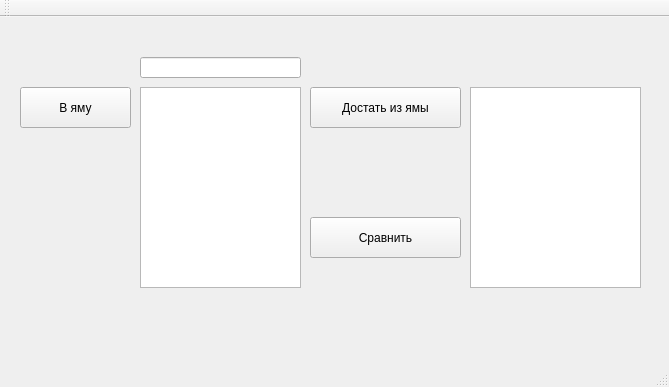
<?xml version="1.0" encoding="UTF-8"?>
<ui version="4.0">
 <class>View</class>
 <widget class="QMainWindow" name="View">
  <property name="geometry">
   <rect>
    <x>0</x>
    <y>0</y>
    <width>669</width>
    <height>387</height>
   </rect>
  </property>
  <property name="windowTitle">
   <string>View</string>
  </property>
  <widget class="QWidget" name="centralWidget">
   <widget class="QPushButton" name="stack_input_button_">
    <property name="geometry">
     <rect>
      <x>20</x>
      <y>70</y>
      <width>111</width>
      <height>41</height>
     </rect>
    </property>
    <property name="sizePolicy">
     <sizepolicy hsizetype="Expanding" vsizetype="Expanding">
      <horstretch>0</horstretch>
      <verstretch>0</verstretch>
     </sizepolicy>
    </property>
    <property name="text">
     <string>В яму</string>
    </property>
   </widget>
   <widget class="QLineEdit" name="stack_input_name_">
    <property name="geometry">
     <rect>
      <x>140</x>
      <y>40</y>
      <width>161</width>
      <height>21</height>
     </rect>
    </property>
   </widget>
   <widget class="QPushButton" name="compare_button_">
    <property name="geometry">
     <rect>
      <x>310</x>
      <y>200</y>
      <width>151</width>
      <height>41</height>
     </rect>
    </property>
    <property name="sizePolicy">
     <sizepolicy hsizetype="Expanding" vsizetype="Expanding">
      <horstretch>0</horstretch>
      <verstretch>0</verstretch>
     </sizepolicy>
    </property>
    <property name="text">
     <string>Сравнить</string>
    </property>
   </widget>
   <widget class="QListWidget" name="stack_widget_1_">
    <property name="geometry">
     <rect>
      <x>140</x>
      <y>70</y>
      <width>161</width>
      <height>201</height>
     </rect>
    </property>
   </widget>
   <widget class="QListWidget" name="stack_widget_2_">
    <property name="geometry">
     <rect>
      <x>470</x>
      <y>70</y>
      <width>171</width>
      <height>201</height>
     </rect>
    </property>
   </widget>
   <widget class="QPushButton" name="stack_pop_button_">
    <property name="geometry">
     <rect>
      <x>310</x>
      <y>70</y>
      <width>151</width>
      <height>41</height>
     </rect>
    </property>
    <property name="sizePolicy">
     <sizepolicy hsizetype="Expanding" vsizetype="Expanding">
      <horstretch>0</horstretch>
      <verstretch>0</verstretch>
     </sizepolicy>
    </property>
    <property name="text">
     <string>Достать из ямы</string>
    </property>
   </widget>
   <widget class="QLabel" name="equality_label">
    <property name="geometry">
     <rect>
      <x>310</x>
      <y>250</y>
      <width>151</width>
      <height>21</height>
     </rect>
    </property>
    <property name="sizePolicy">
     <sizepolicy hsizetype="Expanding" vsizetype="Expanding">
      <horstretch>0</horstretch>
      <verstretch>0</verstretch>
     </sizepolicy>
    </property>
    <property name="text">
     <string/>
    </property>
   </widget>
  </widget>
  <widget class="QMenuBar" name="menuBar">
   <property name="geometry">
    <rect>
     <x>0</x>
     <y>0</y>
     <width>669</width>
     <height>17</height>
    </rect>
   </property>
  </widget>
  <widget class="QToolBar" name="mainToolBar">
   <attribute name="toolBarArea">
    <enum>TopToolBarArea</enum>
   </attribute>
   <attribute name="toolBarBreak">
    <bool>false</bool>
   </attribute>
  </widget>
  <widget class="QStatusBar" name="statusBar"/>
 </widget>
 <layoutdefault spacing="6" margin="11"/>
 <resources/>
 <connections/>
</ui>
